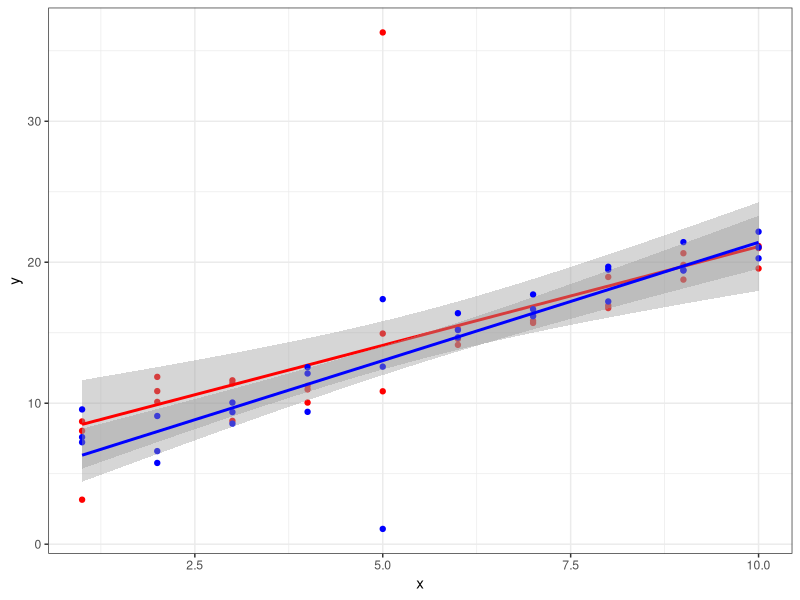
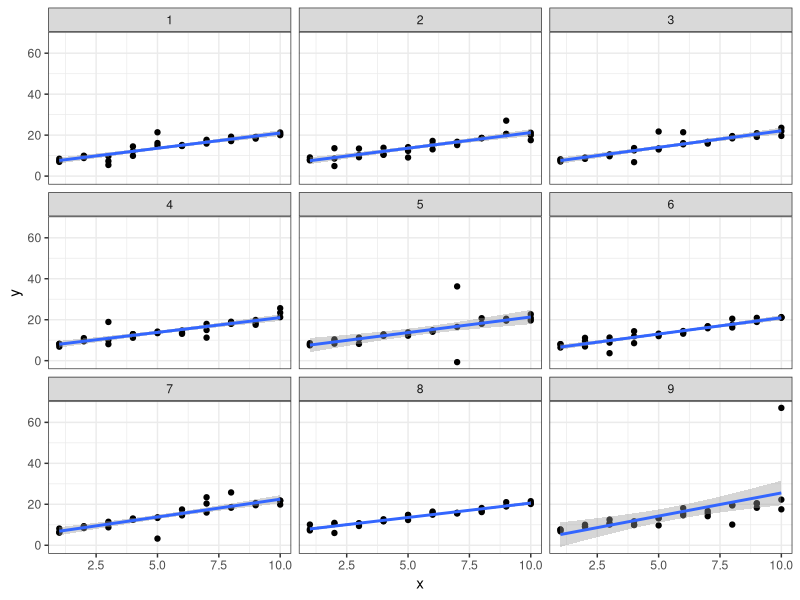
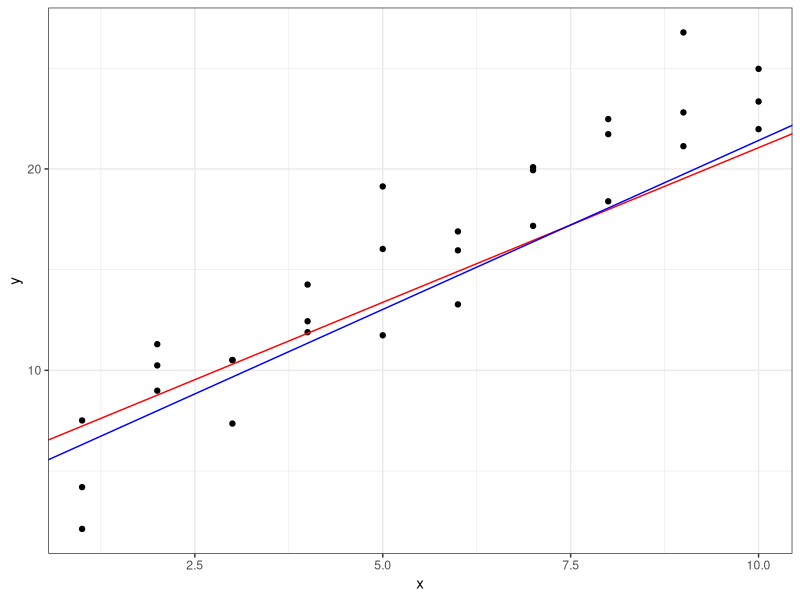
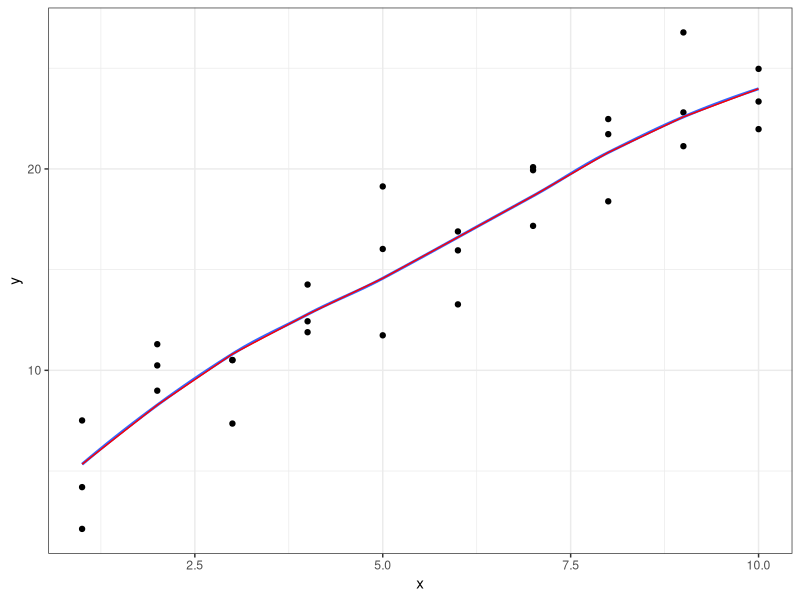
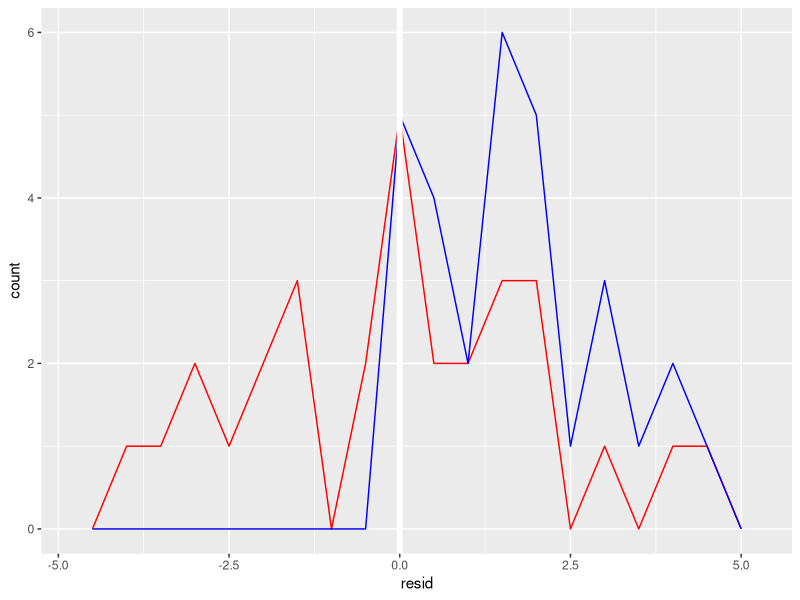

Recreate these plots in R, in order.
## ---- chunk 1
knitr::opts_chunk$set(echo = TRUE)

# load library
library(tidyverse) # basic packages
library(magrittr) # pipes
library(purrr) # functional programming ie map
library(modelr) # for models

# options for modelr to warn if there are NAs in data
# default is to silently drop them
options(na.action = na.warn)

## ---- chunk 2

# given to simulate data
sim1a <- tibble(
  x = rep(1:10, each = 3),
  y = x * 1.5 + 6 + rt(length(x), df = 2)
)

# use a second simulate to compare
sim1b <- tibble(
  x = rep(1:10, each = 3),
  y = x * 1.5 + 6 + rt(length(x), df = 2)
)

# graph these simulated datasets
ggplot() +
  geom_point(aes(x,y), data = sim1a, color = "red") +
  geom_smooth(aes(x,y), data = sim1a, color = "red", method = lm) +
  geom_point(aes(x,y), data = sim1b, color = "blue") +
  geom_smooth(aes(x,y), data = sim1b, color = "blue", method = lm) +
  theme_bw()

# apply lm function
sim1a_mod <- lm(y ~ x, data = sim1a)
sim1b_mod <- lm(y ~ x, data = sim1b)

# display
coef(sim1a_mod)
coef(sim1b_mod)

# J Arnold used function with map to make multiple graphs from simulations to compare
# why not...

# make a function to make simulated data sets
simData <- function(i) {
    tibble(
    x = rep(1:10, each = 3),
    y = x * 1.5 + 6 + rt(length(x), df = 2),
    id = i
  )
}

# apply that function nine times
sims <- map_df(1:9, simData)

# graph results
ggplot(sims, aes(x,y)) +
  geom_point() +
  geom_smooth(method = "lm") +
  facet_wrap(~id) +
  theme_bw()
  
## ---- chunk 3

# given
model_ea <- function(a, data) {
  a[1] + data$x * a[2]
}

measure_distance2 <- function(mod, data) {
  diff <- data$y - model_ea(mod, data)
  mean(abs(diff))
}

measure_distance <- function(mod, data) {
  diff <- data$y - model_ea(mod, data)
  sqrt(mean(diff ^ 2))
}

## ---- chunk 4

# read help file
?optim

# with mean difference
optimMean <- optim(c(0,0), measure_distance2, data = sim1b)
optimMean

# compare to root mean squared deviation
optimRMSD <- optim(c(0,0), measure_distance, data = sim1b)
optimRMSD


# graph them both
ggplot(aes(x,y), data = sim1) +
  geom_point() +
  #geom_smooth(method = "lm", se = FALSE, color = "blue") +
  geom_abline(slope = optimMean$par[2], 
              intercept = optimMean$par[1], color = "red") +
  geom_abline(slope = optimRMSD$par[2], 
              intercept = optimRMSD$par[1], color = "blue") +
  theme_bw()

## ---- chunk 5

model1 <- function(a, data) {
  a[1] + data$x * a[2] + a[3]
}

## ---- chunk 6

# given
sim1_mod <- lm(y ~ x, data = sim1)

# model fitting with loess
sim1_mod_loess <- loess(y ~ x, data = sim1)

# generate grid & predictions
grid_loess <- sim1 %>%
  data_grid(x) %>%
  add_predictions(., sim1_mod_loess)

# graph
ggplot() +
  geom_point(aes(x,y), data = sim1) +
  geom_smooth(aes(x, y), method = "loess",  
              data = sim1, se = FALSE) +
  geom_line(aes(x, pred), data = grid_loess, 
            color = "red", se = FALSE) +
  theme_bw()
  

## ---- chunk 7

# try out spread predictions
sim1 %>%
  data_grid(x) %>%
  spread_predictions(sim1_mod, sim1_mod_loess)

# try out gather predictions
sim1 %>%
  data_grid(x) %>%
  gather_predictions(sim1_mod, sim1_mod_loess)

## ---- chunk 8
?geom_ref_line
## ---- chunk 9

# given
sim1_mod <- lm(y ~ x, data = sim1)

sim1 <- sim1 %>%
  add_residuals(sim1_mod) %>%
  
  # add column for absolute residuals
  mutate(absRes = abs(resid)) 

# graph both and compare
ggplot(sim1) +
  geom_freqpoly(aes(resid), binwidth = 0.5, color = "red") +
  geom_freqpoly(aes(absRes), binwidth = 0.5, color = "blue") +
  geom_ref_line(v = 0)


## ---- chunk 10
mod1 <- lm(y ~ x1 + x2, data = sim3)
mod2 <- lm(y ~ x1 * x2, data = sim3)
